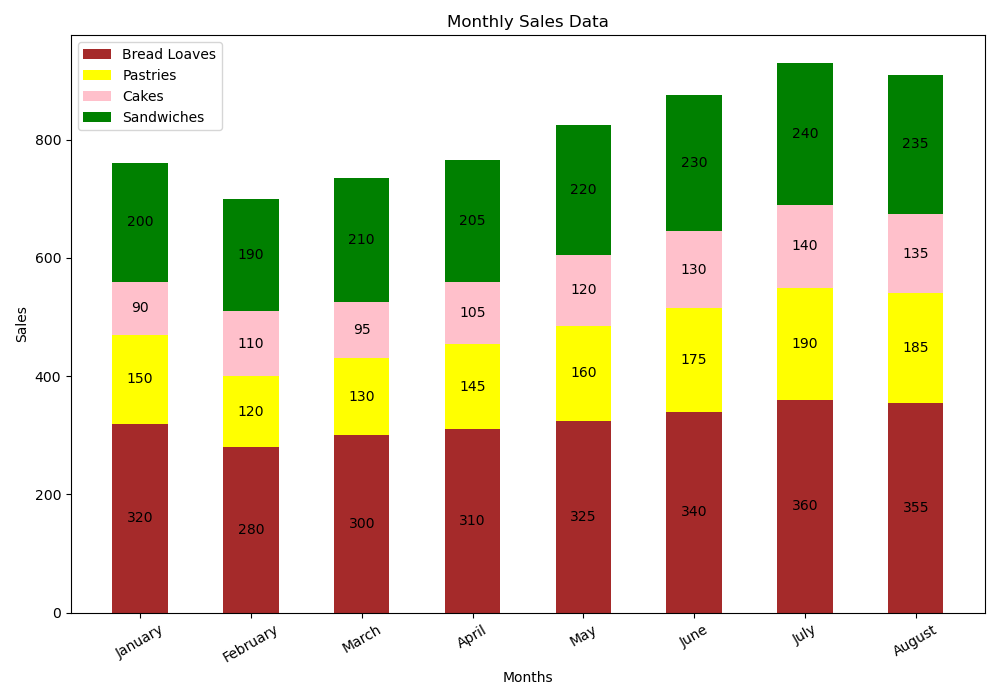

This chart was generated by the following Python code:

import matplotlib.pyplot as plt

# Our chart table data
data = [
    {'Month': 'January', ' Bread Loaves': 320, ' Pastries': 150, ' Cakes': 90, ' Sandwiches': 200},
    {'Month': 'February', ' Bread Loaves': 280, ' Pastries': 120, ' Cakes': 110, ' Sandwiches': 190},
    {'Month': 'March', ' Bread Loaves': 300, ' Pastries': 130, ' Cakes': 95, ' Sandwiches': 210},
    {'Month': 'April', ' Bread Loaves': 310, ' Pastries': 145, ' Cakes': 105, ' Sandwiches': 205},
    {'Month': 'May', ' Bread Loaves': 325, ' Pastries': 160, ' Cakes': 120, ' Sandwiches': 220},
    {'Month': 'June', ' Bread Loaves': 340, ' Pastries': 175, ' Cakes': 130, ' Sandwiches': 230},
    {'Month': 'July', ' Bread Loaves': 360, ' Pastries': 190, ' Cakes': 140, ' Sandwiches': 240},
    {'Month': 'August', ' Bread Loaves': 355, ' Pastries': 185, ' Cakes': 135, ' Sandwiches': 235}
]

# Parsing the data for plotting
months = [d['Month'] for d in data]
bread = [d[' Bread Loaves'] for d in data]
pastries = [d[' Pastries'] for d in data]
cakes = [d[' Cakes'] for d in data]
sandwiches = [d[' Sandwiches'] for d in data]

# Define the width of the bars
bar_width = 0.5

# Define an index for the x-axis positions of the bars
index = range(len(months))

# Plotting the bars
plt.figure(figsize=(10, 7))

# Stack bread
plt.bar(index, bread, bar_width, label='Bread Loaves', color='brown')

# Stack pastries on top with previous cumulative sum
plt.bar(index, pastries, bar_width, bottom=bread, label='Pastries', color='yellow')

# Adding cakes atop bread+pastries
combined_cakes = [b + p for b, p in zip(bread, pastries)]
plt.bar(index, cakes, bar_width, bottom=combined_cakes, label='Cakes', color='pink')

# Adding sandwiches atop bread+pastries+cakes
combined_sandwiches = [b + p + c for b, p, c in zip(bread, pastries, cakes)]
plt.bar(index, sandwiches, bar_width, bottom=combined_sandwiches, label='Sandwiches', color='green')

# Labeling the chart
plt.xlabel('Months')
plt.ylabel('Sales')
plt.title('Monthly Sales Data')
plt.xticks(index, months, rotation=30)
plt.legend()

# Add values on top of each stack
for i in index:
    y_offset = 0
    for category in (bread, pastries, cakes, sandwiches):
        plt.text(i, y_offset + category[i]/2, str(category[i]), ha='center', va='center')
        y_offset += category[i]

# Display plot
plt.tight_layout()
plt.show()
